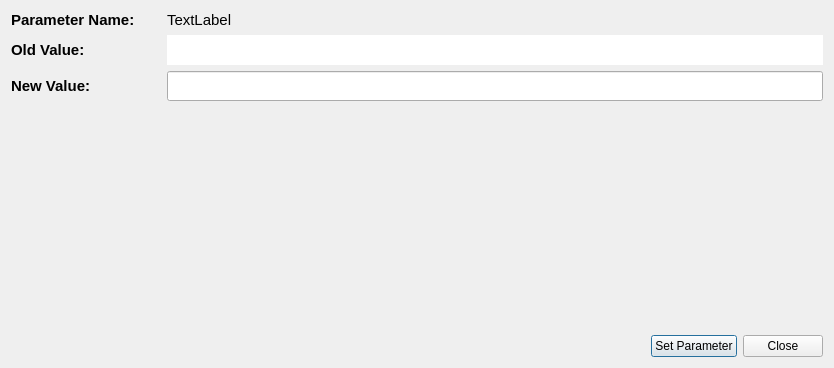
<?xml version="1.0" encoding="UTF-8"?>
<ui version="4.0">
 <class>ParamEditDialog</class>
 <widget class="QDialog" name="ParamEditDialog">
  <property name="geometry">
   <rect>
    <x>0</x>
    <y>0</y>
    <width>834</width>
    <height>368</height>
   </rect>
  </property>
  <property name="windowTitle">
   <string>Update Sattelite Parameter</string>
  </property>
  <layout class="QVBoxLayout" name="verticalLayout" stretch="1,1,1,100,1">
   <item>
    <layout class="QHBoxLayout" name="horizontalLayout_2" stretch="0,1">
     <item>
      <widget class="QLabel" name="label_4">
       <property name="minimumSize">
        <size>
         <width>150</width>
         <height>0</height>
        </size>
       </property>
       <property name="font">
        <font>
         <pointsize>11</pointsize>
         <weight>75</weight>
         <bold>true</bold>
        </font>
       </property>
       <property name="text">
        <string>Parameter Name:</string>
       </property>
      </widget>
     </item>
     <item>
      <widget class="QLabel" name="param_name_label">
       <property name="font">
        <font>
         <pointsize>11</pointsize>
        </font>
       </property>
       <property name="text">
        <string>TextLabel</string>
       </property>
      </widget>
     </item>
    </layout>
   </item>
   <item>
    <layout class="QFormLayout" name="formLayout_2">
     <property name="horizontalSpacing">
      <number>6</number>
     </property>
     <property name="verticalSpacing">
      <number>6</number>
     </property>
     <item row="0" column="0">
      <widget class="QLabel" name="label">
       <property name="minimumSize">
        <size>
         <width>150</width>
         <height>0</height>
        </size>
       </property>
       <property name="font">
        <font>
         <pointsize>11</pointsize>
         <weight>75</weight>
         <bold>true</bold>
        </font>
       </property>
       <property name="text">
        <string>Old Value:</string>
       </property>
      </widget>
     </item>
     <item row="0" column="1">
      <widget class="QLineEdit" name="old_value_lineEdit">
       <property name="minimumSize">
        <size>
         <width>0</width>
         <height>30</height>
        </size>
       </property>
       <property name="focusPolicy">
        <enum>Qt::NoFocus</enum>
       </property>
       <property name="frame">
        <bool>false</bool>
       </property>
       <property name="readOnly">
        <bool>true</bool>
       </property>
      </widget>
     </item>
    </layout>
   </item>
   <item>
    <layout class="QFormLayout" name="formLayout_3">
     <property name="sizeConstraint">
      <enum>QLayout::SetDefaultConstraint</enum>
     </property>
     <property name="horizontalSpacing">
      <number>6</number>
     </property>
     <property name="verticalSpacing">
      <number>6</number>
     </property>
     <item row="0" column="0">
      <widget class="QLabel" name="label_2">
       <property name="minimumSize">
        <size>
         <width>150</width>
         <height>0</height>
        </size>
       </property>
       <property name="font">
        <font>
         <pointsize>11</pointsize>
         <weight>75</weight>
         <bold>true</bold>
        </font>
       </property>
       <property name="text">
        <string>New Value:</string>
       </property>
      </widget>
     </item>
     <item row="0" column="1">
      <widget class="QLineEdit" name="new_value_lineEdit">
       <property name="minimumSize">
        <size>
         <width>0</width>
         <height>30</height>
        </size>
       </property>
      </widget>
     </item>
    </layout>
   </item>
   <item>
    <spacer name="verticalSpacer">
     <property name="orientation">
      <enum>Qt::Vertical</enum>
     </property>
     <property name="sizeHint" stdset="0">
      <size>
       <width>20</width>
       <height>40</height>
      </size>
     </property>
    </spacer>
   </item>
   <item>
    <layout class="QHBoxLayout" name="horizontalLayout">
     <item>
      <spacer name="horizontalSpacer">
       <property name="orientation">
        <enum>Qt::Horizontal</enum>
       </property>
       <property name="sizeHint" stdset="0">
        <size>
         <width>40</width>
         <height>20</height>
        </size>
       </property>
      </spacer>
     </item>
     <item>
      <widget class="QPushButton" name="set_param_pushButton">
       <property name="text">
        <string>Set Parameter</string>
       </property>
      </widget>
     </item>
     <item>
      <widget class="QPushButton" name="close_pushButton">
       <property name="text">
        <string>Close</string>
       </property>
      </widget>
     </item>
    </layout>
   </item>
  </layout>
  <zorder>verticalSpacer</zorder>
 </widget>
 <tabstops>
  <tabstop>set_param_pushButton</tabstop>
  <tabstop>close_pushButton</tabstop>
 </tabstops>
 <resources/>
 <connections/>
</ui>
